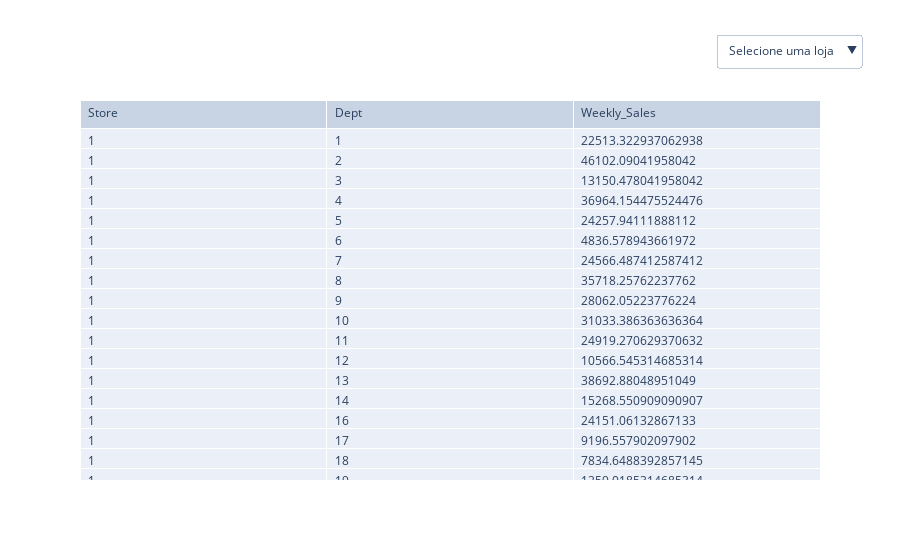

Notebook code for this chart:
### Code cell
import plotly.graph_objects as go

# Supondo que você tenha um DataFrame chamado 'avg_sales_per_store_department'

# Lista de lojas únicas
lojas_unicas = avg_sales_per_store_department['Store'].unique()

# Criar a tabela
fig = go.Figure(data=[go.Table(
    header=dict(values=list(avg_sales_per_store_department.columns),  
                align='left'),
    cells=dict(values=[avg_sales_per_store_department['Store'], avg_sales_per_store_department['Dept'], avg_sales_per_store_department['Weekly_Sales']],
               align='left'))
])

# Criar botões de seleção para cada loja
buttons = []
for loja in lojas_unicas:
    button = dict(label=str(loja),
                  method='update',
                  args=[{'cells.values[0]': [avg_sales_per_store_department[avg_sales_per_store_department['Store'] == loja]['Store']],
                         'cells.values[1]': [avg_sales_per_store_department[avg_sales_per_store_department['Store'] == loja]['Dept']],
                         'cells.values[2]': [avg_sales_per_store_department[avg_sales_per_store_department['Store'] == loja]['Weekly_Sales']]}])
    buttons.append(button)

# Adicionar o botão "Selecione uma loja" e os botões de seleção para cada loja
buttons.insert(0, dict(label='Selecione uma loja',
                       method='update',
                       args=[{'cells.values[0]': [avg_sales_per_store_department['Store']],
                              'cells.values[1]': [avg_sales_per_store_department['Dept']],
                              'cells.values[2]': [avg_sales_per_store_department['Weekly_Sales']]}]))

# Adicionar botões de seleção ao layout
fig.update_layout(
    updatemenus=[dict(
            buttons=buttons,
            direction='down',
            pad={'r': 10, 't': 10},
            showactive=True,
            x=0.86,
            xanchor='left',
            y=1.2,
            yanchor='top'
        )]
)

# Exibir o gráfico
fig.show()
